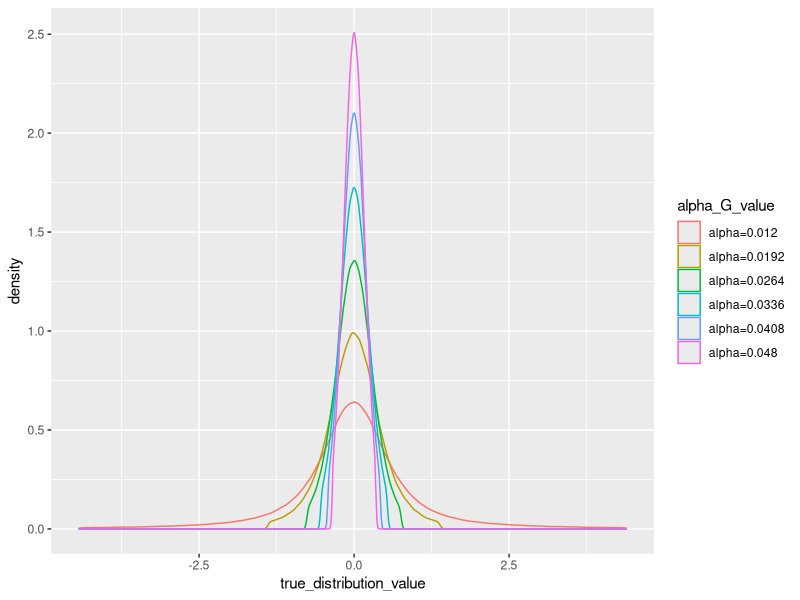

Recreate this plot in R.
times <- 1000000
n <- 15000
sigma_y=sigma_m = 1
alpha_G_vec <- seq(0.012,0.048,
                   by = (0.048-0.012)/5)
p <- length(alpha_G_vec)
alpha_G = 0.03
alpha_G_value <- rep(0,times*p)
true_distribution_value <- rep(0,times*p)
total <- 0
for(i in 1:p){
  z_Gamma <- rnorm(times,mean = 0, sd = sqrt(sigma_y/n))
  z_gamma <- rnorm(times,mean = alpha_G_vec[i],sd = sqrt(sigma_m/n))
  true_distribution_temp <- z_Gamma/z_gamma
  q_temp <- quantile(true_distribution_temp,c(0.025,0.975))
  idx1 = which(true_distribution_temp>=q_temp[1]&
                 true_distribution_temp<=q_temp[2])
  true_distribution_value[total+(1:length(idx1))] <- true_distribution_temp[idx1]
  alpha_G_value[total+(1:length(idx1))] <- alpha_G_vec[i]
  total = total+length(idx1)
}
true_distribution_value <- true_distribution_value[1:total]
alpha_G_value <- alpha_G_value[1:total]
library(ggplot2)
new.data <- data.frame(alpha_G_value=paste0("alpha=",alpha_G_value),
                      true_distribution_value)
ggplot(new.data,aes(true_distribution_value,
                    color=alpha_G_value))+
  geom_density()
